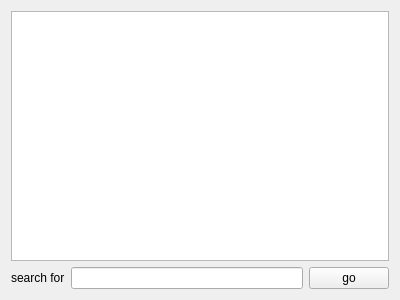
<?xml version="1.0" encoding="UTF-8"?>
<ui version="4.0">
 <class>findcrap</class>
 <widget class="QWidget" name="findcrap">
  <property name="geometry">
   <rect>
    <x>0</x>
    <y>0</y>
    <width>400</width>
    <height>300</height>
   </rect>
  </property>
  <property name="windowTitle">
   <string>findcrap</string>
  </property>
  <layout class="QVBoxLayout" name="verticalLayout">
   <item>
    <widget class="QTextEdit" name="textEdit"/>
   </item>
   <item>
    <layout class="QHBoxLayout" name="horizontalLayout">
     <item>
      <widget class="QLabel" name="label">
       <property name="text">
        <string>search for</string>
       </property>
      </widget>
     </item>
     <item>
      <widget class="QLineEdit" name="lineEdit"/>
     </item>
     <item>
      <widget class="QPushButton" name="goButton">
       <property name="text">
        <string>go</string>
       </property>
      </widget>
     </item>
    </layout>
   </item>
  </layout>
 </widget>
 <layoutdefault spacing="6" margin="11"/>
 <resources/>
 <connections/>
</ui>
